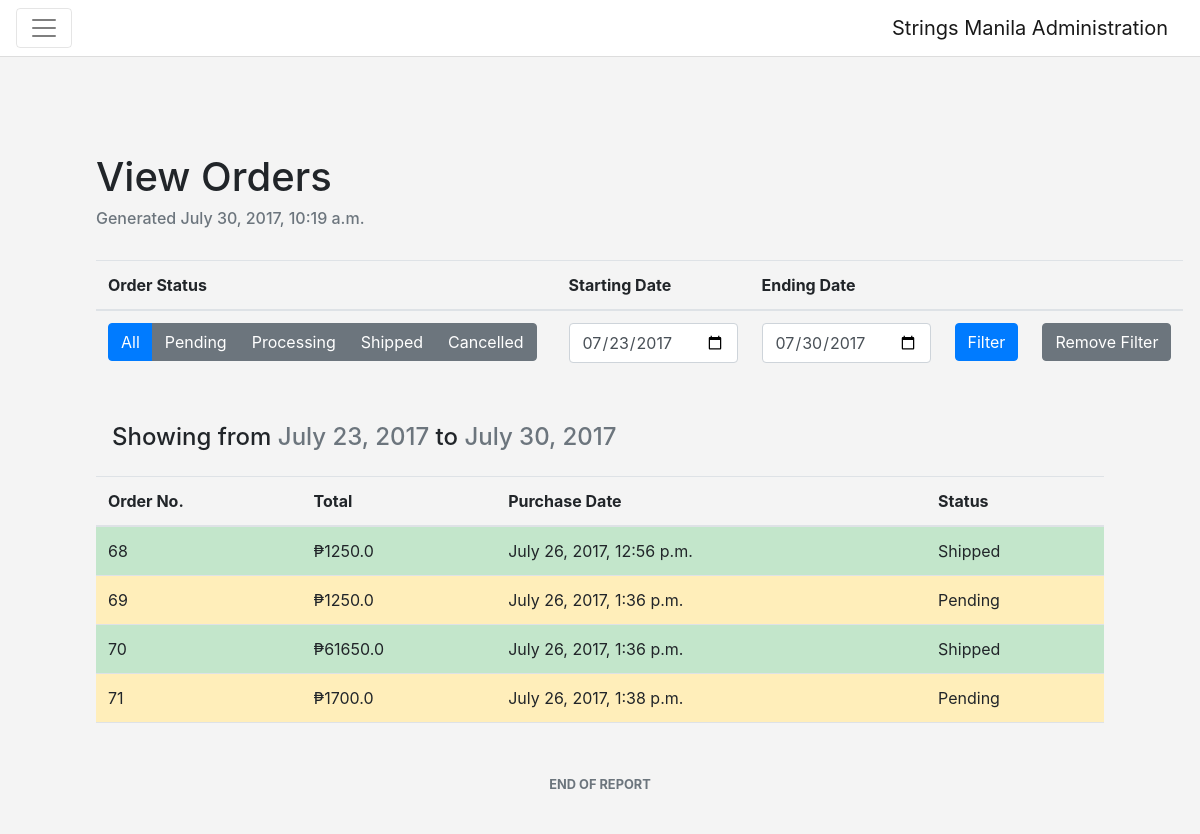
Page /entity-management/orders-report/ (signed in) on the committed database.
### order_management/models.py (models this page shows, shortened)
class Order(Model):
    ORDER_STATUSES = (
        ('P', 'Pending'),
        ('A', 'Processing'),
        ('S', 'Shipped'),
        ('C', 'Cancelled')
    )
    date_ordered = DateTimeField(auto_now=True)
    customer = ForeignKey(Customer, on_delete=CASCADE)
    status = CharField(max_length=2, choices=ORDER_STATUSES, default='P')
    customer_deposit_photo = FileField(blank=True, null=True, default=None)
    customer_payment_date = DateField(null=True, blank=True, default=None)
    payment_verified = BooleanField(default=False)
    queue_id = CharField(null=True, max_length=64)
    @property
    def total_price(self):
        order_items = self.orderlineitems_set.all()
        total_price = 0.00
        for order_item in order_items:
            total_price += float(order_item.line_price)
        return total_price

class OrderLineItems(Model):
    product = ForeignKey(Product, on_delete=CASCADE)
    quantity = PositiveIntegerField()
    parent_order = ForeignKey(Order, on_delete=CASCADE)
    @property
    def line_price(self):
        date_ordered = self.parent_order.date_ordered
        price = self.product.price_for_date(date=date_ordered)
        return float(price) * float(self.quantity)

### entity_management/models.py (models this page shows, shortened)
class Product(Model):
    name = CharField(max_length=64)
    description = CharField(max_length=256)
    photo = FileField(null=True, blank=True, default="/static/images/product.png")
    stall = ForeignKey(Stall, on_delete=CASCADE)
    quantity = PositiveIntegerField(default=0)
    is_active = BooleanField(default=True)
    def price_for_date(self, date):
        price_histories = self.pricehistory_set.filter(effective_from__lte=date).order_by("-effective_from")
        return price_histories[0].price

class PriceHistory(Model):
    product = ForeignKey(Product)
    price = DecimalField(decimal_places=2, max_digits=10)
    effective_from = DateTimeField(auto_now_add=True)

### entity_management/views.py (the view)
class OrderReportView(View):
    @staticmethod
    @login_required
    @admin_required
    def get(request):
        context = make_context(request)
        start_date = request.GET.get('start_date', None)
        end_date = request.GET.get('end_date', None)
        orders = Order.objects.all()
        if start_date and end_date:
            orders = filter_orders_by_date(orders, start_date, end_date)
            start_date = datetime.strptime(start_date, "%Y-%m-%d").date()
            end_date = datetime.strptime(end_date, "%Y-%m-%d").date()
            if start_date > end_date:
                context["date_is_conflict"] = True
                return render(request, 'orders_report.html', context)
        else:
            start_date = datetime.now() - timedelta(weeks=1)
            end_date = datetime.now()
            orders = filter_orders_by_date(orders, start_date, end_date)
        context.update({
            "orders": orders,
            "selected_type": "All",
            "current_date": datetime.now(),
            "dates": {
                "start_date": start_date,
                "end_date": end_date
            },
        })
        return render(request, 'orders_report.html', context)

### entity_management/views.py (called while the page is built, shortened)
def make_context(request, active_stall=None, include_stalls_and_products=False):
    username = request.user.username
    context = {
        "username": username
    }
    return context

def filter_orders_by_date(orders, start_date, end_date):
    orders = orders.filter(date_ordered__gte=start_date)
    orders = orders.filter(date_ordered__lte=end_date)
    return orders

### templates/orders_report.html (shortened to what this page needs)
<!DOCTYPE html>
<html lang="en">
<head>
    {% include 'bootstrap.html' %}
    {% load static %}
    <link rel="stylesheet" href="{% static 'css/entity_management.css' %}">
    <link rel="stylesheet" href="{% static 'css/general.css' %}">
</head>
<body>
{% include 'entity_nav.html' %}
<div id="content" class="p-5 m-5">
    <h1>View Orders</h1>
    <h6 class="text-muted">Generated {{ current_date }}</h6>
    <br>
    <div class="d-flex mb-3">
        <div>
            <table class="table">
                <thead>
                <tr>
                    <th>Order Status</th>
                </tr>
                </thead>
                <tbody>
                <tr>
                    <td>
                        <div class="btn-group mr-2" role="group" aria-label="First group">
                            {% if selected_type == "All" %}
                                <a href="/entity-management/orders-report/" class="btn btn-primary">All</a>
                            {% else %}
                                <a href="/entity-management/orders-report/" class="btn btn-secondary">All</a>
                            {% endif %}
                            {% if selected_type == "Pending" %}
                                <a href="/entity-management/orders-report/pending/" class="btn btn-warning">Pending</a>
                            {% else %}
                                <a href="/entity-management/orders-report/pending/"
                                   class="btn btn-secondary">Pending</a>
                            {% endif %}
                            {% if selected_type == "Processing" %}
                                <a href="/entity-management/orders-report/processing/"
                                   class="btn btn-info">Processing</a>
                            {% else %}
                                <a href="/entity-management/orders-report/processing/" class="btn btn-secondary">Processing</a>
                            {% endif %}
                            {% if selected_type == "Shipped" %}
                                <a href="/entity-management/orders-report/shipped/" class="btn btn-success">Shipped</a>
                            {% else %}
                                <a href="/entity-management/orders-report/shipped/"
                                   class="btn btn-secondary">Shipped</a>
                            {% endif %}
                            {% if selected_type == "Cancelled" %}
                                <a href="/entity-management/orders-report/cancelled/"
                                   class="btn btn-danger">Cancelled</a>
                            {% else %}
                                <a href="/entity-management/orders-report/cancelled/" class="btn btn-secondary">Cancelled</a>
                            {% endif %}
                        </div>
                    </td>
                </tr>
                </tbody>
            </table>
        </div>
        <br>
        <div>
            <form method="GET" class="form-group">
                <table class="table">
                    <thead>
                    <tr>
                        <th>Starting Date</th>
                        <th>Ending Date</th>
                        <th></th>
                        <th></th>
                    </tr>
                    </thead>
                    <tbody>
                    <tr>
                        <td>
                            <input class="form-control" type="date" id="start-date-input" name="start_date"
                                   value="{{ dates.start_date|date:"Y-m-d" }}">
                        </td>
                        <td>
                            <input class="form-control" type="date" id="end-date-input" name="end_date"
                                   value="{{ dates.end_date|date:"Y-m-d" }}">
                        </td>
                        <td>
                            <button class="btn btn-primary">Filter</button>
                        </td>
                        <td>
                            <a href="/entity-management/orders-report/" class="btn btn-secondary">Remove Filter</a>
                        </td>
                    </tr>
                    </tbody>
                </table>
            </form>
        </div>
    </div>
    {% if not date_is_conflict %}
        {% if dates %}
            <h4 class="p-3">Showing from <span class="text-muted">{{ dates.start_date|date:"F d, o" }}</span> to <span
                    class="text-muted">{{ dates.end_date|date:"F d, o" }}</span>
            </h4>
        {% endif %}
    {% endif %}
    {% if orders %}
        <table class="table table-striped table-hover">
            <thead>
            <tr>
                <th>Order No.</th>
                <th>Total</th>
                <th>Purchase Date</th>
                <th>Status</th>
            </tr>
            </thead>
            <tbody>
            {% if orders %}
                {% for order in orders %}
                    {% if order.status == "P" %}
                        <tr class="clickable-row table-warning" data-toggle="modal"
                            data-target="#order-details-{{ order.id }}">
                            {% elif order.status == "S" %}
                        <tr class="clickable-row table-success" data-toggle="modal"
                            data-target="#order-details-{{ order.id }}">
                            {% elif order.status == "A" %}
                        <tr class="clickable-row table-info" data-toggle="modal"
                            data-target="#order-details-{{ order.id }}">
                            {% else %}
                        <tr class="clickable-row table-danger" data-toggle="modal"
                            data-target="#order-details-{{ order.id }}">
                    {% endif %}
                <td>{{ order.id }}</td>
                <td>₱{{ order.total_price }}</td>
                <td>{{ order.date_ordered }}</td>
                <td>{{ order.get_status_display }}</td>
                </tr>
                {% endfor %}
            {% endif %}
            </tbody>
            <tfoot>
            <tr>
                <td colspan="4" class="text-center text-muted pt-5">
                    <small>
                        <b>END OF REPORT</b>
                    </small>
                </td>
            </tr>
            </tfoot>
        </table>
    {% endif %}
</div>
</body>
</html>

### static/css/entity_management.css (style rules this page uses)
body { background-color : #f4f4f4; }

### templates/orders_report.html (style rules this page uses)
tr { cursor : pointer; }

### rows in the picture
Order: id "68", total_price "1250.0", date_ordered "July 26, 2017, 12:56 p.m.", status "Shipped"
Order: id "69", total_price "1250.0", date_ordered "July 26, 2017, 1:36 p.m.", status "Pending"
Order: id "70", total_price "61650.0", date_ordered "July 26, 2017, 1:36 p.m.", status "Shipped"
Order: id "71", total_price "1700.0", date_ordered "July 26, 2017, 1:38 p.m.", status "Pending"

### other values in the picture
{{ dates.start_date|date:"F d, o" }} "July 23, 2017"
{{ dates.end_date|date:"F d, o" }} "July 30, 2017"
